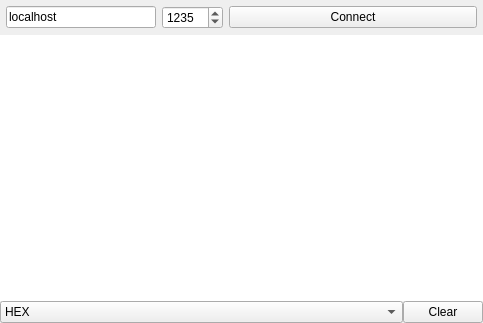
<?xml version="1.0" encoding="UTF-8"?>
<ui version="4.0">
 <class>MainWindow</class>
 <widget class="QMainWindow" name="MainWindow">
  <property name="geometry">
   <rect>
    <x>0</x>
    <y>0</y>
    <width>483</width>
    <height>323</height>
   </rect>
  </property>
  <property name="windowTitle">
   <string>MainWindow</string>
  </property>
  <widget class="QWidget" name="centralWidget">
   <layout class="QVBoxLayout" name="verticalLayout">
    <property name="spacing">
     <number>0</number>
    </property>
    <property name="leftMargin">
     <number>0</number>
    </property>
    <property name="topMargin">
     <number>0</number>
    </property>
    <property name="rightMargin">
     <number>0</number>
    </property>
    <property name="bottomMargin">
     <number>0</number>
    </property>
    <item>
     <layout class="QHBoxLayout" name="horizontalLayout">
      <property name="leftMargin">
       <number>6</number>
      </property>
      <property name="topMargin">
       <number>6</number>
      </property>
      <property name="rightMargin">
       <number>6</number>
      </property>
      <property name="bottomMargin">
       <number>6</number>
      </property>
      <item>
       <widget class="QLineEdit" name="lineIP">
        <property name="maximumSize">
         <size>
          <width>150</width>
          <height>16777215</height>
         </size>
        </property>
        <property name="text">
         <string>localhost</string>
        </property>
       </widget>
      </item>
      <item>
       <widget class="QSpinBox" name="spinPort">
        <property name="maximum">
         <number>99999</number>
        </property>
        <property name="value">
         <number>1235</number>
        </property>
       </widget>
      </item>
      <item>
       <widget class="QPushButton" name="buttonConnect">
        <property name="sizePolicy">
         <sizepolicy hsizetype="Expanding" vsizetype="Fixed">
          <horstretch>0</horstretch>
          <verstretch>0</verstretch>
         </sizepolicy>
        </property>
        <property name="text">
         <string>Connect</string>
        </property>
       </widget>
      </item>
     </layout>
    </item>
    <item>
     <widget class="QTextEdit" name="textWindow">
      <property name="frameShape">
       <enum>QFrame::NoFrame</enum>
      </property>
     </widget>
    </item>
    <item>
     <layout class="QHBoxLayout" name="horizontalLayout_2">
      <property name="spacing">
       <number>0</number>
      </property>
      <item>
       <widget class="QComboBox" name="comboFormat">
        <property name="sizePolicy">
         <sizepolicy hsizetype="Expanding" vsizetype="Fixed">
          <horstretch>0</horstretch>
          <verstretch>0</verstretch>
         </sizepolicy>
        </property>
        <item>
         <property name="text">
          <string>HEX</string>
         </property>
        </item>
        <item>
         <property name="text">
          <string>ASCII</string>
         </property>
        </item>
       </widget>
      </item>
      <item>
       <widget class="QPushButton" name="buttonClear">
        <property name="text">
         <string>Clear</string>
        </property>
        <property name="flat">
         <bool>false</bool>
        </property>
       </widget>
      </item>
     </layout>
    </item>
   </layout>
  </widget>
 </widget>
 <layoutdefault spacing="6" margin="11"/>
 <resources/>
 <connections/>
</ui>
